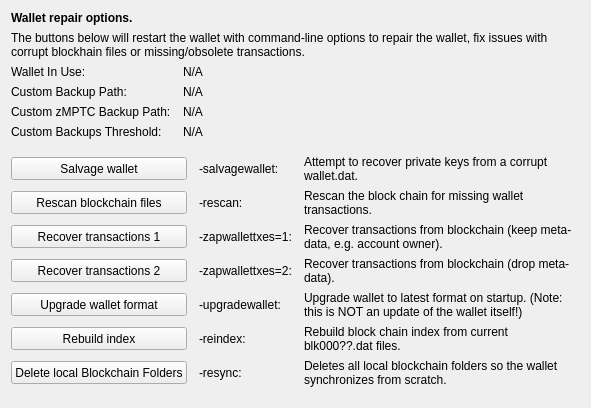
     <widget class="QWidget" name="tab_repair">
      <attribute name="title">
       <string>&amp;Wallet Repair</string>
      </attribute>
      <layout class="QGridLayout" name="gridLayout_4" columnstretch="0,0,0,0">
       <property name="horizontalSpacing">
        <number>12</number>
       </property>
       <item row="0" column="0" colspan="4">
        <widget class="QLabel" name="label_repair_header">
         <property name="font">
          <font>
           <weight>75</weight>
           <bold>true</bold>
          </font>
         </property>
         <property name="text">
          <string>Wallet repair options.</string>
         </property>
        </widget>
       </item>
       <item row="1" column="0" colspan="4">
        <widget class="QLabel" name="label_repair_helptext">
         <property name="font">
          <font>
           <weight>50</weight>
           <bold>false</bold>
          </font>
         </property>
         <property name="text">
          <string>The buttons below will restart the wallet with command-line options to repair the wallet, fix issues with corrupt blockhain files or missing/obsolete transactions.</string>
         </property>
         <property name="wordWrap">
          <bool>true</bool>
         </property>
        </widget>
       </item>
       <item row="2" column="0">
        <widget class="QLabel" name="wallet_path_label">
         <property name="text">
          <string>Wallet In Use:</string>
         </property>
        </widget>
       </item>
       <item row="2" column="1" colspan="3">
        <widget class="QLabel" name="wallet_path">
         <property name="cursor">
          <cursorShape>IBeamCursor</cursorShape>
         </property>
         <property name="text">
          <string>N/A</string>
         </property>
         <property name="textFormat">
          <enum>Qt::PlainText</enum>
         </property>
         <property name="textInteractionFlags">
          <set>Qt::LinksAccessibleByMouse|Qt::TextSelectableByKeyboard|Qt::TextSelectableByMouse</set>
         </property>
        </widget>
       </item>
       <item row="3" column="0">
        <widget class="QLabel" name="wallet_custombackuppath_label">
         <property name="text">
          <string>Custom Backup Path:</string>
         </property>
         <property name="visible">
          <bool>false</bool>
         </property>
        </widget>
       </item>
       <item row="3" column="1" colspan="3">
        <widget class="QLabel" name="wallet_custombackuppath">
         <property name="cursor">
          <cursorShape>IBeamCursor</cursorShape>
         </property>
         <property name="text">
          <string>N/A</string>
         </property>
         <property name="textFormat">
          <enum>Qt::PlainText</enum>
         </property>
         <property name="textInteractionFlags">
          <set>Qt::LinksAccessibleByMouse|Qt::TextSelectableByKeyboard|Qt::TextSelectableByMouse</set>
         </property>
         <property name="visible">
          <bool>false</bool>
         </property>
        </widget>
       </item>
       <item row="4" column="0">
        <widget class="QLabel" name="wallet_customzmptcbackuppath_label">
         <property name="text">
          <string>Custom zMPTC Backup Path:</string>
         </property>
         <property name="visible">
          <bool>false</bool>
         </property>
        </widget>
       </item>
       <item row="4" column="1" colspan="3">
        <widget class="QLabel" name="wallet_customzmptcbackuppath">
         <property name="cursor">
          <cursorShape>IBeamCursor</cursorShape>
         </property>
         <property name="text">
          <string>N/A</string>
         </property>
         <property name="textFormat">
          <enum>Qt::PlainText</enum>
         </property>
         <property name="textInteractionFlags">
          <set>Qt::LinksAccessibleByMouse|Qt::TextSelectableByKeyboard|Qt::TextSelectableByMouse</set>
         </property>
         <property name="visible">
          <bool>false</bool>
         </property>
        </widget>
       </item>
       <item row="5" column="0">
        <widget class="QLabel" name="wallet_custombackupthreshold_label">
         <property name="text">
          <string>Custom Backups Threshold:</string>
         </property>
         <property name="visible">
          <bool>false</bool>
         </property>
        </widget>
       </item>
       <item row="5" column="1" colspan="3">
        <widget class="QLabel" name="wallet_custombackupthreshold">
         <property name="cursor">
          <cursorShape>IBeamCursor</cursorShape>
         </property>
         <property name="text">
          <string>N/A</string>
         </property>
         <property name="textFormat">
          <enum>Qt::PlainText</enum>
         </property>
         <property name="textInteractionFlags">
          <set>Qt::LinksAccessibleByMouse|Qt::TextSelectableByKeyboard|Qt::TextSelectableByMouse</set>
         </property>
         <property name="visible">
          <bool>false</bool>
         </property>
        </widget>
       </item>
       <item row="6" column="0">
        <spacer name="verticalSpacer_repair1">
         <property name="orientation">
          <enum>Qt::Vertical</enum>
         </property>
         <property name="sizeHint" stdset="0">
          <size>
           <width>10</width>
           <height>10</height>
          </size>
         </property>
        </spacer>
       </item>
       <item row="7" column="0" colspan="2">
        <widget class="QPushButton" name="btn_salvagewallet">
         <property name="minimumSize">
          <size>
           <width>100</width>
           <height>23</height>
          </size>
         </property>
         <property name="text">
          <string>Salvage wallet</string>
         </property>
        </widget>
       </item>
       <item row="7" column="2">
        <widget class="QLabel" name="label_repair_salvage_command">
         <property name="text">
          <string notr="true">-salvagewallet:</string>
         </property>
        </widget>
       </item>
       <item row="7" column="3">
        <widget class="QLabel" name="label_repair_salvage">
         <property name="text">
          <string>Attempt to recover private keys from a corrupt wallet.dat.</string>
         </property>
         <property name="wordWrap">
          <bool>true</bool>
         </property>
        </widget>
       </item>
       <item row="8" column="0" colspan="2">
        <widget class="QPushButton" name="btn_rescan">
         <property name="minimumSize">
          <size>
           <width>100</width>
           <height>23</height>
          </size>
         </property>
         <property name="text">
          <string>Rescan blockchain files</string>
         </property>
        </widget>
       </item>
       <item row="8" column="2">
        <widget class="QLabel" name="label_repair_rescan_command">
         <property name="text">
          <string notr="true">-rescan:</string>
         </property>
        </widget>
       </item>
       <item row="8" column="3">
        <widget class="QLabel" name="label_repair_rescan">
         <property name="text">
          <string>Rescan the block chain for missing wallet transactions.</string>
         </property>
         <property name="wordWrap">
          <bool>true</bool>
         </property>
        </widget>
       </item>
       <item row="9" column="0" colspan="2">
        <widget class="QPushButton" name="btn_zapwallettxes1">
         <property name="minimumSize">
          <size>
           <width>100</width>
           <height>23</height>
          </size>
         </property>
         <property name="text">
          <string>Recover transactions 1</string>
         </property>
        </widget>
       </item>
       <item row="9" column="2">
        <widget class="QLabel" name="label_repair_zap1_command">
         <property name="text">
          <string notr="true">-zapwallettxes=1:</string>
         </property>
        </widget>
       </item>
       <item row="9" column="3">
        <widget class="QLabel" name="label_repair_zap1">
         <property name="text">
          <string>Recover transactions from blockchain (keep meta-data, e.g. account owner).</string>
         </property>
         <property name="wordWrap">
          <bool>true</bool>
         </property>
        </widget>
       </item>
       <item row="10" column="0" colspan="2">
        <widget class="QPushButton" name="btn_zapwallettxes2">
         <property name="minimumSize">
          <size>
           <width>100</width>
           <height>23</height>
          </size>
         </property>
         <property name="text">
          <string>Recover transactions 2</string>
         </property>
        </widget>
       </item>
       <item row="10" column="2">
        <widget class="QLabel" name="label_repair_zap2_command">
         <property name="text">
          <string notr="true">-zapwallettxes=2:</string>
         </property>
        </widget>
       </item>
       <item row="10" column="3">
        <widget class="QLabel" name="label_repair_zap2">
         <property name="text">
          <string>Recover transactions from blockchain (drop meta-data).</string>
         </property>
         <property name="wordWrap">
          <bool>true</bool>
         </property>
        </widget>
       </item>
       <item row="11" column="0" colspan="2">
        <widget class="QPushButton" name="btn_upgradewallet">
         <property name="minimumSize">
          <size>
           <width>100</width>
           <height>23</height>
          </size>
         </property>
         <property name="text">
          <string>Upgrade wallet format</string>
         </property>
        </widget>
       </item>
       <item row="11" column="2">
        <widget class="QLabel" name="label_repair_upgrade_command">
         <property name="text">
          <string notr="true">-upgradewallet:</string>
         </property>
        </widget>
       </item>
       <item row="11" column="3">
        <widget class="QLabel" name="label_repair_upgrade">
         <property name="text">
          <string>Upgrade wallet to latest format on startup. (Note: this is NOT an update of the wallet itself!)</string>
         </property>
         <property name="wordWrap">
          <bool>true</bool>
         </property>
        </widget>
       </item>
       <item row="12" column="0" colspan="2">
        <widget class="QPushButton" name="btn_reindex">
         <property name="minimumSize">
          <size>
           <width>100</width>
           <height>23</height>
          </size>
         </property>
         <property name="text">
          <string>Rebuild index</string>
         </property>
        </widget>
       </item>
       <item row="12" column="2">
        <widget class="QLabel" name="label_repair_reindex_command">
         <property name="text">
          <string notr="true">-reindex:</string>
         </property>
        </widget>
       </item>
       <item row="12" column="3">
        <widget class="QLabel" name="label_repair_reindex">
         <property name="text">
          <string>Rebuild block chain index from current blk000??.dat files.</string>
         </property>
         <property name="wordWrap">
          <bool>true</bool>
         </property>
        </widget>
       </item>
       <item row="13" column="0" colspan="2">
        <widget class="QPushButton" name="btn_resync">
         <property name="minimumSize">
          <size>
           <width>100</width>
           <height>23</height>
          </size>
         </property>
         <property name="text">
          <string>Delete local Blockchain Folders</string>
         </property>
        </widget>
       </item>
       <item row="13" column="2">
        <widget class="QLabel" name="label_repair_resync_command">
         <property name="text">
          <string>-resync:</string>
         </property>
        </widget>
       </item>
       <item row="13" column="3">
        <widget class="QLabel" name="label_repair_resync">
         <property name="text">
          <string>Deletes all local blockchain folders so the wallet synchronizes from scratch.</string>
         </property>
         <property name="wordWrap">
          <bool>true</bool>
         </property>
        </widget>
       </item>
       <item row="14" column="0">
        <spacer name="verticalSpacer_repair2">
         <property name="orientation">
          <enum>Qt::Vertical</enum>
         </property>
         <property name="sizeHint" stdset="0">
          <size>
           <width>20</width>
           <height>10</height>
          </size>
         </property>
        </spacer>
       </item>
      </layout>
     </widget>
